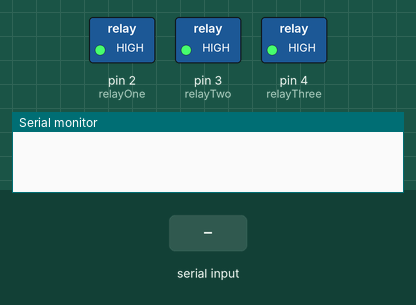
The sketch below on a simulated Arduino Uno, built with avr-gcc and run on an emulated ATmega328P. Parts: switched loads named in the sketch (green lamp = pin HIGH), the last lines printed to the serial monitor. The inputs (shaded band) are chosen by the test bench.

Above: at 1.2 s.
1.3 s: "1\n" received over Serial
At 2.5 s:
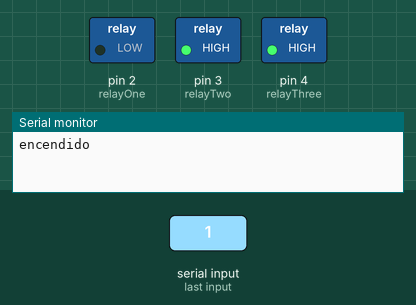
2.8 s: "2\n" received over Serial
At 3.6 s:
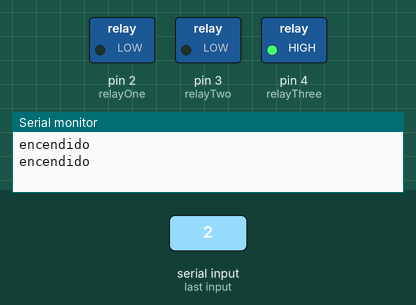
4.3 s: "3\n" received over Serial
At 4.7 s:
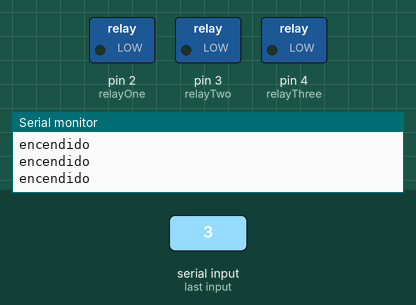
Timing chart, 0 to 7.3 s (numbered marks = the images above; inputs shaded):
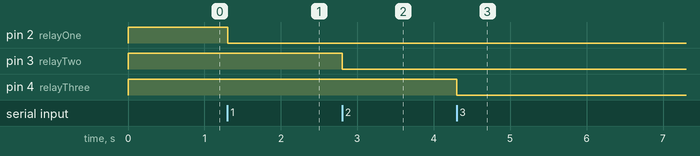

The sketch:

SerialPort.ino
```cpp
const int relayOne = 2;
const int relayTwo = 3;
const int relayThree = 4;
void setup() {
  // put your setup code here, to run once:
  Serial.begin(9600);
  Serial.setTimeout(2000);
  pinMode(relayOne, OUTPUT);
  pinMode(relayTwo, OUTPUT);
  pinMode(relayThree, OUTPUT);
  digitalWrite(relayOne, HIGH);
  digitalWrite(relayTwo, HIGH);
  digitalWrite(relayThree, HIGH);
}

void loop() {
  // put your main code here, to run repeatedly:
  if(Serial.available() > 0) {
    int option = Serial.parseInt();
    if(option == 1) {
     digitalWrite(relayOne, LOW);
     Serial.print("encendido \n");
    } else if(option == -1) {
      digitalWrite(relayOne, HIGH);
      Serial.print("apagado \n");
    } else if(option == 2) {
      digitalWrite(relayTwo, LOW);
      Serial.print("encendido \n");
    } else if(option == -2) {
      digitalWrite(relayTwo, HIGH);
      Serial.print("apagado \n");
    } else if(option == 3) {
      digitalWrite(relayThree, LOW);
      Serial.print("encendido \n");
    } else if(option == -3) {
      digitalWrite(relayThree, HIGH);
      Serial.print("apagado \n");
    }
  }
}
```

Measured:
- after the input at 1.3 s, pin 2 (relayOne): HIGH → LOW at once
- after the input at 2.8 s, pin 3 (relayTwo): HIGH → LOW at once
- after the input at 4.3 s, pin 4 (relayThree): HIGH → LOW at once
